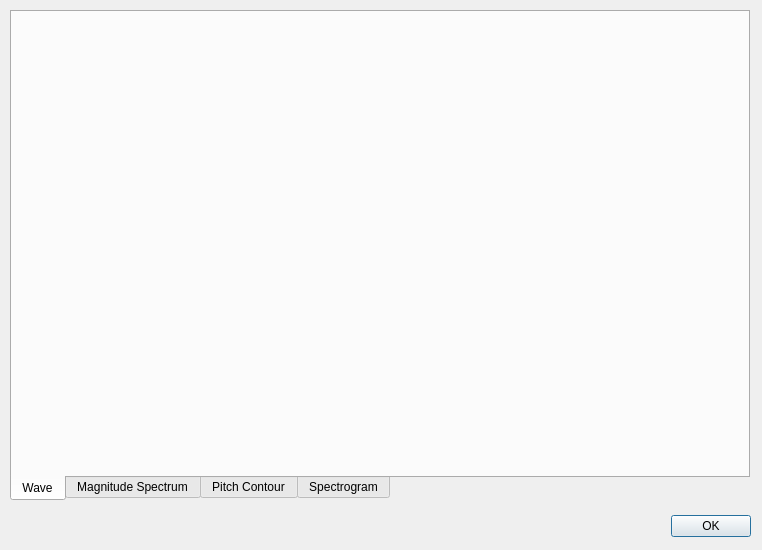
<?xml version="1.0" encoding="UTF-8"?>
<ui version="4.0">
 <class>PlotDialog</class>
 <widget class="QDialog" name="PlotDialog">
  <property name="geometry">
   <rect>
    <x>0</x>
    <y>0</y>
    <width>762</width>
    <height>550</height>
   </rect>
  </property>
  <property name="windowTitle">
   <string>Audio Analysis</string>
  </property>
  <widget class="QDialogButtonBox" name="buttonBox">
   <property name="geometry">
    <rect>
     <x>10</x>
     <y>510</y>
     <width>741</width>
     <height>32</height>
    </rect>
   </property>
   <property name="orientation">
    <enum>Qt::Horizontal</enum>
   </property>
   <property name="standardButtons">
    <set>QDialogButtonBox::Ok</set>
   </property>
  </widget>
  <widget class="QTabWidget" name="tabWidget">
   <property name="geometry">
    <rect>
     <x>10</x>
     <y>10</y>
     <width>740</width>
     <height>491</height>
    </rect>
   </property>
   <property name="tabPosition">
    <enum>QTabWidget::South</enum>
   </property>
   <property name="tabShape">
    <enum>QTabWidget::Rounded</enum>
   </property>
   <property name="currentIndex">
    <number>0</number>
   </property>
   <widget class="QWidget" name="wave_tab">
    <attribute name="title">
     <string>Wave</string>
    </attribute>
    <widget class="QWidget" name="verticalLayoutWidget_3">
     <property name="geometry">
      <rect>
       <x>0</x>
       <y>0</y>
       <width>731</width>
       <height>461</height>
      </rect>
     </property>
     <layout class="QVBoxLayout" name="plot0">
      <property name="sizeConstraint">
       <enum>QLayout::SetDefaultConstraint</enum>
      </property>
      <property name="leftMargin">
       <number>5</number>
      </property>
      <property name="topMargin">
       <number>5</number>
      </property>
      <property name="rightMargin">
       <number>2</number>
      </property>
     </layout>
    </widget>
   </widget>
   <widget class="QWidget" name="spectrum_tab">
    <attribute name="title">
     <string>Magnitude Spectrum</string>
    </attribute>
    <widget class="QWidget" name="verticalLayoutWidget_2">
     <property name="geometry">
      <rect>
       <x>0</x>
       <y>0</y>
       <width>731</width>
       <height>461</height>
      </rect>
     </property>
     <layout class="QVBoxLayout" name="plot1">
      <property name="sizeConstraint">
       <enum>QLayout::SetDefaultConstraint</enum>
      </property>
      <property name="leftMargin">
       <number>5</number>
      </property>
      <property name="topMargin">
       <number>5</number>
      </property>
      <property name="rightMargin">
       <number>2</number>
      </property>
     </layout>
    </widget>
   </widget>
   <widget class="QWidget" name="pitch_tab">
    <attribute name="title">
     <string>Pitch Contour</string>
    </attribute>
    <widget class="QWidget" name="verticalLayoutWidget">
     <property name="geometry">
      <rect>
       <x>0</x>
       <y>0</y>
       <width>731</width>
       <height>461</height>
      </rect>
     </property>
     <layout class="QVBoxLayout" name="plot2">
      <property name="sizeConstraint">
       <enum>QLayout::SetDefaultConstraint</enum>
      </property>
      <property name="leftMargin">
       <number>5</number>
      </property>
      <property name="topMargin">
       <number>5</number>
      </property>
      <property name="rightMargin">
       <number>2</number>
      </property>
     </layout>
    </widget>
   </widget>
   <widget class="QWidget" name="tab">
    <attribute name="title">
     <string>Spectrogram</string>
    </attribute>
    <widget class="QWidget" name="verticalLayoutWidget_4">
     <property name="geometry">
      <rect>
       <x>0</x>
       <y>0</y>
       <width>731</width>
       <height>461</height>
      </rect>
     </property>
     <layout class="QVBoxLayout" name="plot3">
      <property name="sizeConstraint">
       <enum>QLayout::SetDefaultConstraint</enum>
      </property>
      <property name="leftMargin">
       <number>5</number>
      </property>
      <property name="topMargin">
       <number>5</number>
      </property>
      <property name="rightMargin">
       <number>2</number>
      </property>
     </layout>
    </widget>
   </widget>
  </widget>
 </widget>
 <resources/>
 <connections>
  <connection>
   <sender>buttonBox</sender>
   <signal>accepted()</signal>
   <receiver>PlotDialog</receiver>
   <slot>close()</slot>
   <hints>
    <hint type="sourcelabel">
     <x>248</x>
     <y>254</y>
    </hint>
    <hint type="destinationlabel">
     <x>157</x>
     <y>274</y>
    </hint>
   </hints>
  </connection>
 </connections>
</ui>
